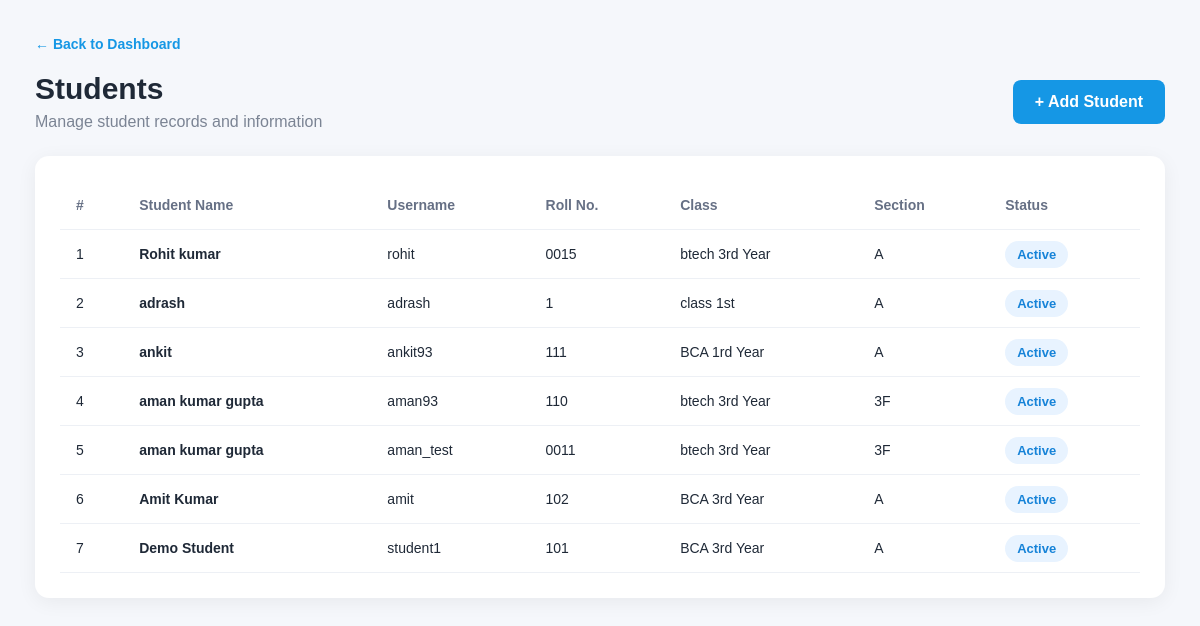
/admin/students (signed in), run on the app's committed database.
### tables this page shows
CREATE TABLE students (
            id INTEGER PRIMARY KEY AUTOINCREMENT,
            user_id INTEGER UNIQUE,
            roll_no TEXT UNIQUE NOT NULL,
            class_name TEXT NOT NULL,
            section TEXT NOT NULL,
            parent_id INTEGER, username TEXT, full_name TEXT, class TEXT, status TEXT DEFAULT 'Active',
            FOREIGN KEY (user_id) REFERENCES users(id)
        );

### app.py (the view)
@app.route("/admin/students")
@login_required
def admin_students():
    if session.get("role") not in [
        "admin",
        "teacher"
    ]:
        return "Access Denied", 403
    conn = get_db()
    students = conn.execute(
        """
        SELECT *
        FROM students
        ORDER BY id DESC
        """
    ).fetchall()
    conn.close()
    return render_template(
        "students.html",
        students=students,
        user_name=session.get("full_name"),
        role=session.get("role", "").title()
    )

### app.py (called while the page is built)
def get_db():
    conn = sqlite3.connect(
        DATABASE,
        timeout=30,
        check_same_thread=False,
        isolation_level=None
    )
    conn.row_factory = sqlite3.Row
    conn.execute("PRAGMA busy_timeout=30000")
    conn.execute("PRAGMA foreign_keys=ON")
    conn.execute("PRAGMA journal_mode=WAL")
    return conn

def login_required(function):
    @wraps(function)
    def wrapper(*args, **kwargs):
        if "user_id" not in session:
            return redirect(url_for("login"))
        return function(*args, **kwargs)
    return wrapper

### templates/students.html (shortened to what this page needs)
<!DOCTYPE html>
<html lang="en">
<head>
</head>
<body>
<div class="page">
    <a href="{{ url_for('dashboard') }}" class="back-btn">
        ← Back to Dashboard
    </a>
    <div class="top">
        <div>
            <h1>Students</h1>
            <div class="subtitle">
                Manage student records and information
            </div>
        </div>
        <a href="{{ url_for('add_student') }}" class="add-btn">
            + Add Student
        </a>
    </div>
    <div class="card">
        {% if students %}
        <table>
            <thead>
                <tr>
                    <th>#</th>
                    <th>Student Name</th>
                    <th>Username</th>
                    <th>Roll No.</th>
                    <th>Class</th>
                    <th>Section</th>
                    <th>Status</th>
                </tr>
            </thead>
            <tbody>
                {% for student in students %}
                <tr>
                    <td>
                        {{ loop.index }}
                    </td>
                    <td>
                        <div class="student-name">
                            {{ student.full_name or 'N/A' }}
                        </div>
                    </td>
                    <td>
                        {{ student.username or 'N/A' }}
                    </td>
                    <td>
                        {{ student.roll_no or 'N/A' }}
                    </td>
                    <td>
                        {{ student.class_name or 'N/A' }}
                    </td>
                    <td>
                        {{ student.section or 'N/A' }}
                    </td>
                    <td>
                        <span class="badge">
                            Active
                        </span>
                    </td>
                </tr>
                {% endfor %}
            </tbody>
        </table>
        {% endif %}
    </div>
</div>
</body>
</html>

### templates/students.html (style rules this page uses)
* { box-sizing: border-box; }
body { margin: 0; font-family: Arial, sans-serif; background: #f5f7fb; color: #1f2937; }
.page { padding: 35px; }
.top { display: flex; justify-content: space-between; align-items: center; margin-bottom: 25px; }
h1 { margin: 0; font-size: 30px; }
.subtitle { color: #7b8494; margin-top: 7px; }
.add-btn { background: #1597e5; color: white; padding: 13px 22px; border-radius: 8px; text-decoration: none; font-weight: bold; display: inline-block; transition: 0.2s; }
.card { background: white; border-radius: 14px; padding: 25px; box-shadow: 0 4px 20px rgba(0,0,0,0.06); }
table { width: 100%; border-collapse: collapse; }
th, td { padding: 16px; text-align: left; border-bottom: 1px solid #edf0f5; }
th { color: #667085; font-size: 14px; }
td { font-size: 14px; }
.student-name { font-weight: 600; }
.badge { background: #e8f3ff; color: #1683d8; padding: 6px 12px; border-radius: 20px; font-size: 13px; font-weight: 600; }
.back-btn { display: inline-block; margin-bottom: 20px; color: #1597e5; text-decoration: none; font-size: 14px; font-weight: bold; }

### data on the page
students: full_name "Rohit kumar", username "rohit", roll_no "0015", class_name "btech 3rd Year", section "A"
students: full_name "adrash", username "adrash", roll_no "1", class_name "class 1st", section "A"
students: full_name "ankit", username "ankit93", roll_no "111", class_name "BCA 1rd Year", section "A"
students: full_name "aman kumar gupta", username "aman93", roll_no "110", class_name "btech 3rd Year", section "3F"
students: full_name "aman kumar gupta", username "aman_test", roll_no "0011", class_name "btech 3rd Year", section "3F"
students: full_name "Amit Kumar", username "amit", roll_no "102", class_name "BCA 3rd Year", section "A"
students: full_name "Demo Student", username "student1", roll_no "101", class_name "BCA 3rd Year", section "A"
